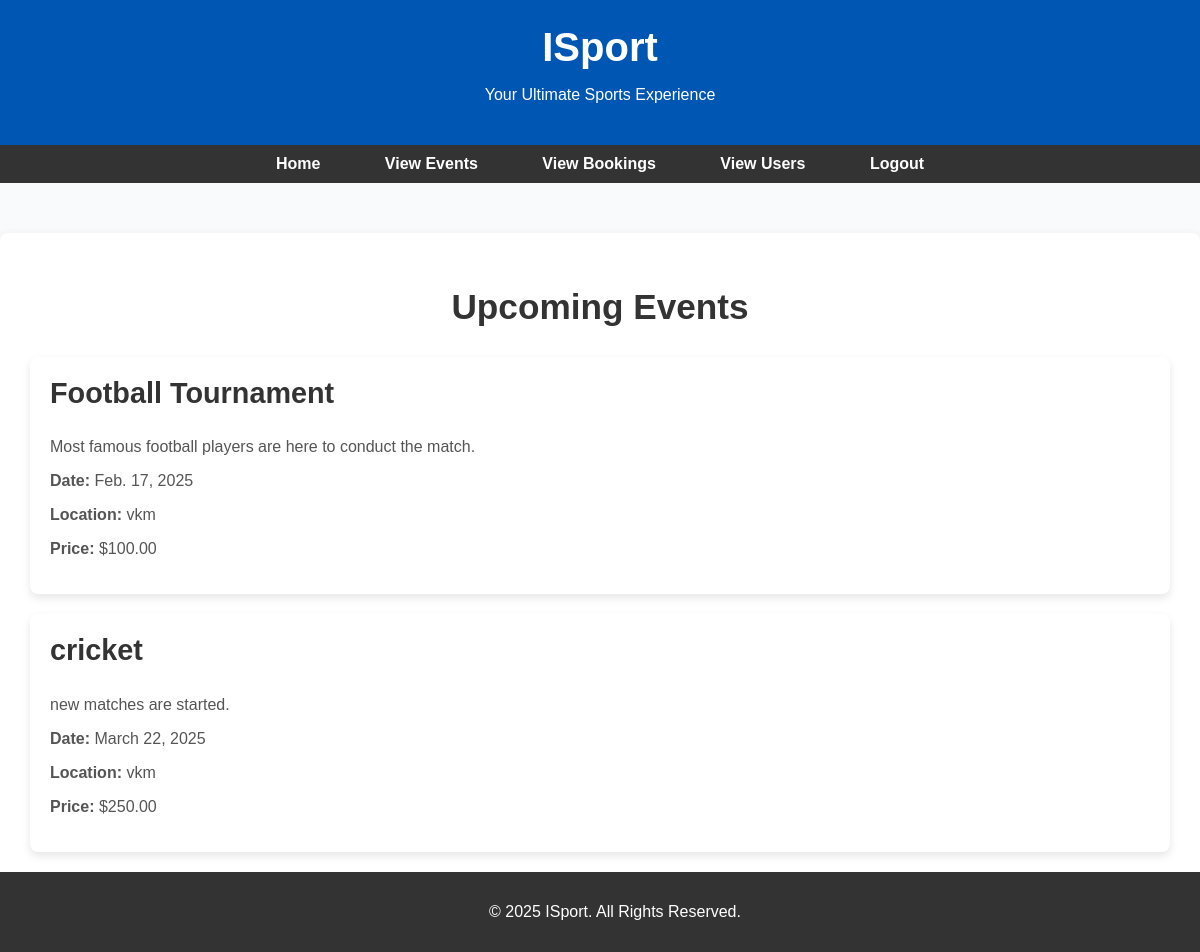
Page /adminview_events/ on the earlier database version.
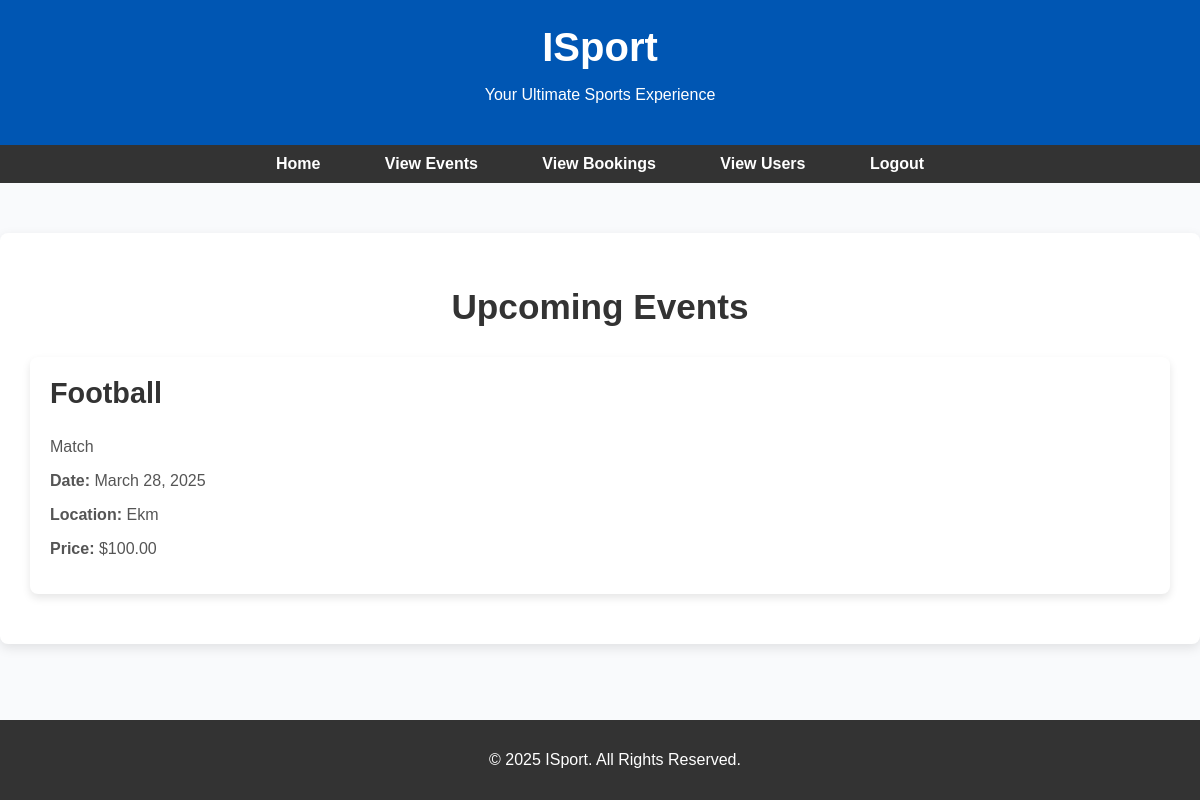
Same page on the later database version.
### app/models.py (models this page shows, shortened)
class EventTickets(models.Model):
    publisher = models.ForeignKey(PublisherRegister, on_delete=models.CASCADE, related_name='events')
    title = models.CharField(max_length=255)
    description = models.TextField()
    date = models.DateField()
    location = models.CharField(max_length=255)
    price = models.DecimalField(max_digits=10, decimal_places=2)
    stock = models.PositiveIntegerField(default=0)  # New field for ticket stock

### app/views.py (the view)
# urls.py: path('adminview_events/', views.adminview_events, name='adminview_events'),
def adminview_events(request):
    events = EventTickets.objects.all()
    return render(request, 'admin/view_events.html', {'events': events})

### templates/admin/view_events.html (shortened to what this page needs)
<!DOCTYPE html>
<html lang="en">
<head>
</head>
<body>
    <header>
        <h1>ISport</h1>
        <p>Your Ultimate Sports Experience</p>
    </header>
    <nav>
        <ul>
            <li><a href="../adminhome">Home</a></li>
            <li><a href="../adminview_events">View Events</a></li>
            <li><a href="../adminbookings">View Bookings</a></li>
            <li><a href="../viewusers">View Users</a></li>
            <li><a href="../logout">Logout</a></li>
        </ul>
    </nav>
    <div class="events-container">
        <h1>Upcoming Events</h1>
        {% for event in events %}
        <div class="event-item">
            <h3>{{ event.title }}</h3>
            <p>{{ event.description }}</p>
            <div class="event-details">
                <p><strong>Date:</strong> {{ event.date }}</p>
                <p><strong>Location:</strong> {{ event.location }}</p>
                <p><strong>Price:</strong> ${{ event.price }}</p>
            </div>
        </div>
        {% empty %}
        <p>No events available at the moment.</p>
        {% endfor %}
    </div>
    <footer>
        <p>&copy; 2025 ISport. All Rights Reserved.</p>
    </footer>
</body>
</html>

Differences in the rows shown:
removed EventTickets: title "Football Tournament", description "Most famous football players are here to conduct the match.", date "Feb. 17, 2025", location "vkm", price "100.00"
removed EventTickets: title "cricket", description "new matches are started.", date "March 22, 2025", location "vkm", price "250.00"
added EventTickets: title "Football", description "Match", date "March 28, 2025", location "Ekm", price "100.00"
